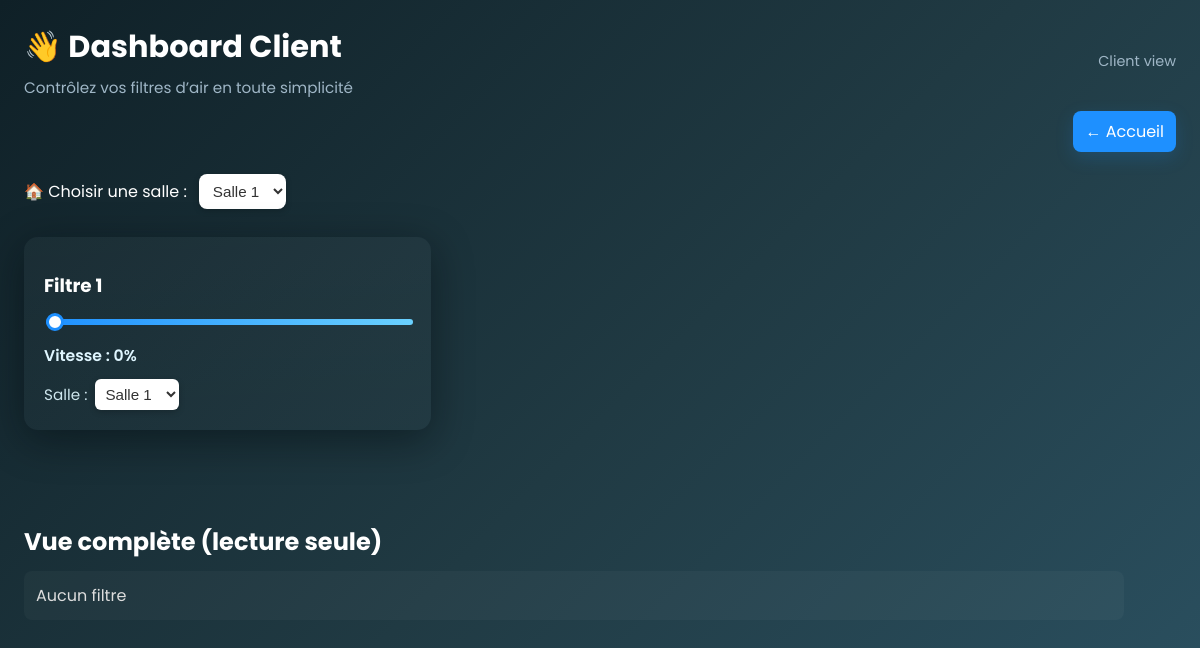
The app's page /client/salle/21/ with its own data.
### monitoring/models.py (models this page shows)
class Filtre(models.Model):
    nom = models.CharField(max_length=100)
    salle = models.ForeignKey(Salle, on_delete=models.CASCADE, null=True, blank=True)
    type = models.CharField(max_length=50)
    date_installation = models.DateField()
    localisation = models.CharField(max_length=100)
    actif = models.BooleanField(default=True)
    vitesse = models.IntegerField(default=0)  # Vitesse en m/s

class Salle(models.Model):
    nom = models.CharField(max_length=100)

### monitoring/views.py (the view)
# urls.py: path('client/salle/<int:salle_id>/', client_salle, name='client_salle'),
def client_salle(request, salle_id):
    salles = Salle.objects.all()
    salle = get_object_or_404(Salle, id=salle_id)
    filtres = Filtre.objects.filter(salle=salle)
    capteurs = Capteur.objects.filter(filtre__in=filtres)
    return render(request, "client.html", {"mode": "salle", "salles": salles, "filtres": filtres, "capteurs": capteurs, "salle_id": str(salle_id), "salles_exists": salles.exists()})

### monitoring/templates/client.html (shortened to what this page needs)
<!DOCTYPE html>
<html lang="fr">
<head>
</head>
<body>
  <div class="container">
    <header>
      <div class="topbar">
        <div>
          <h1>👋 Dashboard Client</h1>
          <p>Contrôlez vos filtres d’air en toute simplicité</p>
        </div>
        <div style="text-align:right; color:var(--muted); font-size:0.9rem">Client view</div>
      </div>
      {% if mode == 'salle' %}
        <div style="margin-top:12px;display:flex;justify-content:flex-end;">
          <a href="/client/" style="background:var(--accent);color:#fff;padding:8px 12px;border-radius:8px;text-decoration:none;box-shadow:0 6px 18px rgba(30,144,255,0.18);">← Accueil</a>
        </div>
      {% endif %}
    </header>
  <form method="GET" class="salle-select">
    <label for="salle">🏠 Choisir une salle :</label>
    {% if mode == 'salle' %}
      <select name="salle" id="salle" onchange="this.form.submit()">
        {% if salles_exists %}
          {% for salle in salles %}
            <option value="{{ salle.id }}" {% if salle_id and salle.id|stringformat:"s" == salle_id %}selected{% endif %}>{{ salle.nom }}</option>
          {% endfor %}
        {% else %}
          <option value="">Aucune salle disponible — contactez l'admin</option>
        {% endif %}
      </select>
    {% endif %}
  </form>
  {% if mode == 'salle' %}
  <div style="display:grid;grid-template-columns:repeat(auto-fill,minmax(300px,1fr));gap:26px;">
  {% for filtre in filtres %}
  <div class="filtre-card" style="padding:20px;">
      <h2>{{ filtre.nom }}</h2>
      <input class="slider" type="range" min="0" max="100" value="{{ filtre.vitesse }}" onchange="updateVitesse({{ filtre.id }}, this.value)">
      <div style="display:flex;align-items:center;gap:8px;margin-top:6px;">
        <div class="vitesse-label">Vitesse : <span id="vitesse-{{ filtre.id }}">{{ filtre.vitesse }}%</span></div>
      </div>
      <div style="margin-top:12px;display:flex;align-items:center;gap:8px;">
        <label for="salle-for-{{ filtre.id }}" style="font-size:0.95rem;color:#cfe7ee;">Salle :</label>
        <select id="salle-for-{{ filtre.id }}" data-filtre-id="{{ filtre.id }}" class="change-salle-select" style="padding:6px;border-radius:6px;border:none;background:#fff;color:#333;">
          {% for s in salles %}
            <option value="{{ s.id }}" {% if filtre.salle and s.id == filtre.salle.id %}selected{% endif %}>{{ s.nom }}</option>
          {% endfor %}
        </select>
      </div>
    </div>
  {% empty %}
    <p>Aucun filtre dans cette salle.</p>
  {% endfor %}
  </div>
  {% endif %}
  <section style="width:100%;max-width:1100px;margin-top:48px;padding:6px 0;">
    <h2 style="color:#fff;margin-bottom:12px;">Vue complète (lecture seule)</h2>
    <div style="display:grid;grid-template-columns:repeat(auto-fit,minmax(320px,1fr));gap:22px;">
      {% for f in all_filtres %}
        <div style="background:rgba(255,255,255,0.04);padding:14px;border-radius:10px;box-shadow:0 6px 18px rgba(0,0,0,0.25);">
          <div style="display:flex;justify-content:space-between;align-items:center;">
            <strong style="color:#fff">{{ f.nom }}</strong>
            <span style="color:#9fb6c6;font-size:0.9rem">Vitesse: {{ f.vitesse }}%</span>
          </div>
          <div style="margin-top:8px;color:#d6e6ea">Localisation: {{ f.localisation }}</div>
          <div style="margin-top:8px;display:flex;gap:8px;align-items:center;">
            <label style="color:#cfe7ee;font-size:0.9rem;min-width:40px;">Salle:</label>
            <select class="change-salle-select" data-filtre-id="{{ f.id }}" style="flex:1;padding:6px;border-radius:6px;border:none;background:#fff;color:#333;">
              <option value="">Aucune</option>
              {% for s in salles %}
                <option value="{{ s.id }}" {% if f.salle and s.id == f.salle.id %}selected{% endif %}>{{ s.nom }}</option>
              {% endfor %}
            </select>
          </div>
          <div style="margin-top:10px;color:#cfe7ee;font-size:0.9rem">
            Capteurs associés:
            <ul style="margin:6px 0 0 16px;padding:0;">
              {% for c in capteurs %}
                {% if c.filtre_id == f.id %}
                  <li style="color:#eaf6f9;margin-bottom:4px;">{{ c.nom }} ({{ c.type }}) — {{ c.valeur }}</li>
                {% endif %}
              {% endfor %}
            </ul>
          </div>
        </div>
      {% empty %}
        <div style="background:rgba(255,255,255,0.03);padding:12px;border-radius:8px;color:#ddd;">Aucun filtre</div>
      {% endfor %}
    </div>
  </section>
  </div>
</body>
</html>

### monitoring/templates/client.html (style rules this page uses)
:root { --bg-1: #0f2027; --bg-2: #203a43; --bg-3: #2c5364; --card-bg: rgba(255,255,255,0.06); --muted: #9fb6c6; --accent: #1e90ff; }
body { margin: 0; font-family: 'Poppins', sans-serif; background: linear-gradient(135deg,var(--bg-1),var(--bg-2),var(--bg-3)); color: #fff; min-height: 100vh; display: flex; flex-direction: column; align-items: center; padding: 24px; }
.container { width:100%; max-width:1200px; padding:0 16px; }
header { text-align: left; margin-bottom: 20px; animation: fadeIn 1s ease-in-out; width:100%; }
header .topbar { display:flex; justify-content:space-between; align-items:center; gap:12px; }
header h1 { font-size: 1.9rem; margin: 0 0 6px 0; }
header p { font-size: 0.95rem; color: var(--muted); margin:0; }
.salle-select { margin: 22px 0 28px 0; animation: slideDown 1s ease-in-out; display:flex; align-items:center; gap:12px; }
select { padding: 8px 10px; border-radius: 8px; border: none; font-size: 0.95rem; background-color: #fff; color: #333; box-shadow: 0 2px 6px rgba(0,0,0,0.2); }
.filtre-card { background: linear-gradient(180deg, rgba(255,255,255,0.03), rgba(255,255,255,0.02)); border-radius: 14px; padding: 18px; margin-bottom: 20px; width: 100%; min-height:110px; box-shadow: 0 10px 40px rgba(2,8,12,0.45); animation: fadeInUp 0.8s ease-in-out; transition: transform 0.22s ease, box-shadow 0.22s ease; }
.filtre-card h2 { margin-bottom: 8px; font-size: 1.15rem; }
.slider { width: 100%; margin-top: 8px; -webkit-appearance: none; height:6px; background:linear-gradient(90deg,#1e90ff,#6ad1ff); border-radius:6px; outline:none; }
.vitesse-label { margin-top: 6px; font-size: 0.98rem; font-weight: 600; color: #dff6ff; }

### records on screen
Filtre: nom "Filtre 1", vitesse "0", salle+id "Salle 1"

### other values on screen
form field salle "Salle 1"
